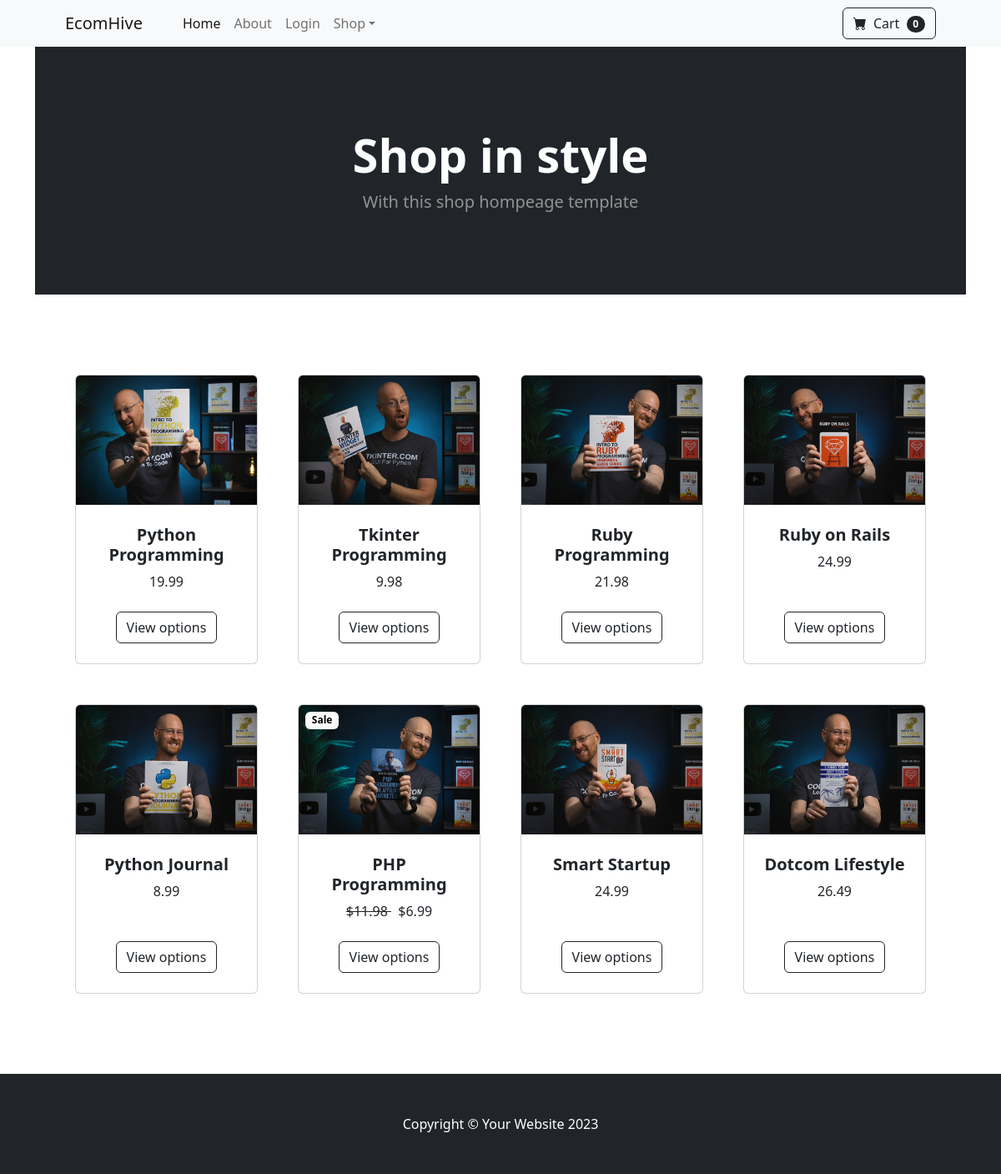
The page / on the database its author committed.
### store/models.py (models this page shows, shortened)
class Product(models.Model):
    name = models.CharField(max_length=50)
    price = models.DecimalField(default=0, decimal_places=2, max_digits=6)
    category = models.ForeignKey(Category, on_delete=models.CASCADE, default=1)
    description = models.CharField(max_length=250, default='', blank=True, null=True)
    image = models.ImageField(upload_to='uploads/product/')
    is_sale = models.BooleanField(default=False)
    sale_price = models.DecimalField(default=0, decimal_places=2, max_digits=6)

### store/views.py (the view)
# urls.py: 2. Add a URL to urlpatterns:  path('', views.home, name='home')
def home(request):
    products = Product.objects.all()
    return render(request, 'home.html', {'products': products})

### store/templates/home.html (shortened to what this page needs)
{% extends "base.html" %}
 {% block content %}
        <header class="bg-dark py-5">
            <div class="container px-4 px-lg-5 my-5">
                <div class="text-center text-white">
                    <h1 class="display-4 fw-bolder">Shop in style</h1>
                    <p class="lead fw-normal text-white-50 mb-0">With this shop hompeage template</p>
                </div>
            </div>
        </header>
        <section class="py-5">
            <div class="container px-4 px-lg-5 mt-5">
                <div class="row gx-4 gx-lg-5 row-cols-2 row-cols-md-3 row-cols-xl-4 justify-content-center">
                    {% for product in products %}
                    {% if product.is_sale %}
                    <div class="col mb-5">
                        <div class="card h-100">
                            <div class="badge bg-light text-black position-absolute"
                             style="top: 0.5rem; right: 0.5 rem; margin-left: 8px">Sale</div>
                            <img class="card-img-top" src="{{ product.image.url }}" alt="..." />
                            <div class="card-body p-4">
                                <div class="text-center">
                                    <h5 class="fw-bolder">{{ product.name }}</h5>
                                    <strike>
                                    ${{ product.price }}
                                    </strike>
                                    &nbsp;
                                    ${{ product.sale_price }}
                                </div>
                            </div>
                            <div class="card-footer p-4 pt-0 border-top-0 bg-transparent">
                                <div class="text-center"><a class="btn btn-outline-dark mt-auto" href="#">View options</a></div>
                            </div>
                        </div>
                    </div>
                    {% else %}
                    <div class="col mb-5">
                        <div class="card h-100">
                            <img class="card-img-top" src="{{ product.image.url }}" alt="..." />
                            <div class="card-body p-4">
                                <div class="text-center">
                                    <h5 class="fw-bolder">{{ product.name }}</h5>
                                    {{ product.price }}
                                </div>
                            </div>
                            <div class="card-footer p-4 pt-0 border-top-0 bg-transparent">
                                <div class="text-center"><a class="btn btn-outline-dark mt-auto" href="#">View options</a></div>
                            </div>
                        </div>
                    </div>
                    {% endif %}
                    {% endfor %}
                </div>
            </div>
        </section>
    {% endblock  %}

### rows shown on the page
Product: image (picture), name "Python Programming", price "19.99"
Product: image (picture), name "Tkinter Programming", price "9.98"
Product: image (picture), name "Ruby Programming", price "21.98"
Product: image (picture), name "Ruby on Rails", price "24.99"
Product: image (picture), name "Python Journal", price "8.99"
Product: image (picture), name "PHP Programming", price "11.98", sale_price "6.99"
Product: image (picture), name "Smart Startup", price "24.99"
Product: image (picture), name "Dotcom Lifestyle", price "26.49"
